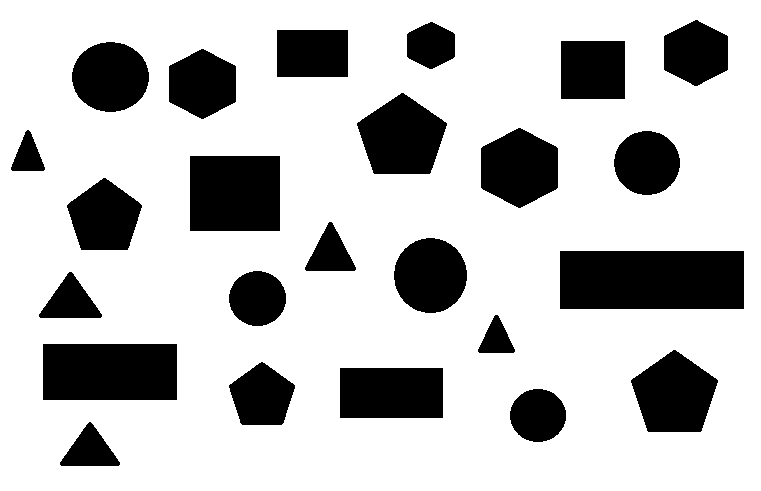
#> input picture images/shape-patterns.png, 761 x 491 px
$ python -i segmentations.py   (imports and definitions only)
#> lines starting #> are read from the running program, lines starting #| are printed output that depends on the picture; after the words box and inside, x2 and y2 are one past the last pixel; in counts of white or black regions, pixels touching at a corner belong together
#> further down, picture is the input picture: shape (491, 761, 3); 76% white; 24 black regions, largest, box (x1, y1, x2, y2) and area: (560, 251, 744, 309) 10672, (43, 344, 177, 400) 7504, (190, 156, 280, 231) 6750
### src/core/fft.py
import numpy as np
import cv2


def fft_filter(gray: np.ndarray, filter: np.ndarray) -> np.ndarray:
    if len(gray.shape) != 2:
        raise ValueError()
    fft = np.fft.fft2(np.float32(gray))
    fft_shift = np.fft.fftshift(fft)
    fft_ishift = np.fft.ifftshift(fft_shift * filter)
    ifft = np.fft.ifft2(fft_ishift)
    return np.uint8(cv2.magnitude(ifft.real, ifft.imag))
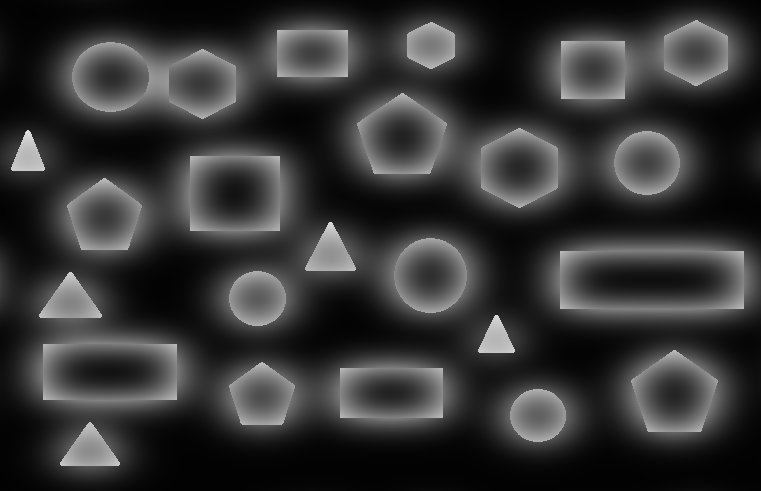
#> returned value: shape (491, 761); min 2, max 224, mean 52.5

### src/core/filters.py
import functools
import typing

import numpy as np


@functools.cache
def inverse_gaussian_2d_filter(shape: typing.Tuple[int], radius: int) -> np.ndarray:
    return 1 - gaussian_2d_filter(shape, radius)


def gaussian_2d_filter(shape: typing.Tuple[int], radius: int) -> np.ndarray:
    h, w = shape[:2]
    cy, cx = h/2, w/2
    X, Y = np.meshgrid(np.linspace(1, w, w), np.linspace(1, h, h))
    return np.exp(-(np.power(X-cx, 2)+np.power(Y-cy, 2)) / (2*np.power(radius, 2)))

### src/core/segmentations.py
import collections

import numpy as np
import cv2

from .filters import inverse_gaussian_2d_filter
from .fft import fft_filter


STRUCTURING_ELEMENT = cv2.getStructuringElement(cv2.MORPH_ELLIPSE, (7, 7))


def by_saturation(image: np.ndarray) -> np.ndarray:
    gray_img = cv2.split(cv2.cvtColor(image, cv2.COLOR_BGR2HSV))[1]
    bin_img = cv2.threshold(
        gray_img, 0, 255, cv2.THRESH_BINARY + cv2.THRESH_OTSU)[-1]
    bin_img = cv2.morphologyEx(bin_img, cv2.MORPH_OPEN, STRUCTURING_ELEMENT)
    bin_img = cv2.morphologyEx(bin_img, cv2.MORPH_CLOSE, STRUCTURING_ELEMENT)
    return bin_img


def by_edge_detection(image: np.ndarray) -> np.ndarray:
    gray_img = cv2.cvtColor(image, cv2.COLOR_BGR2GRAY)
    gray_img = fft_filter(gray_img, inverse_gaussian_2d_filter(gray_img.shape, 5))
    bin_img = cv2.threshold(
        gray_img, 0, 255, cv2.THRESH_BINARY + cv2.THRESH_OTSU)[-1]
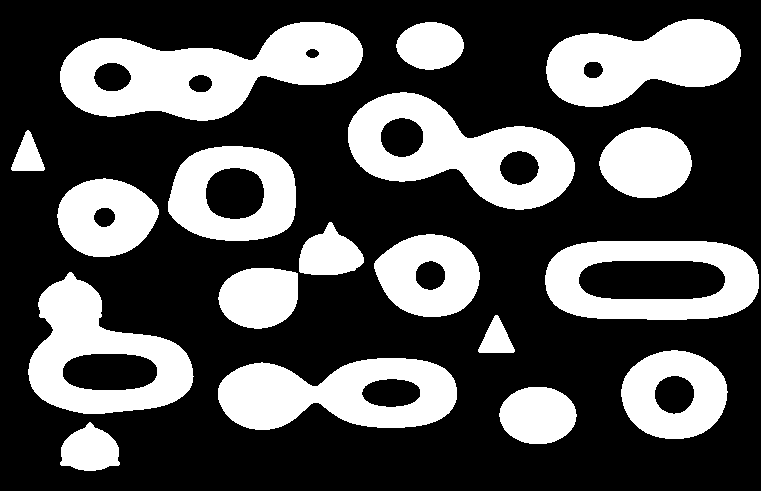
#> bin_img: shape (491, 761); 32.4% white; 18 white regions, largest, box (x1, y1, x2, y2) and area: (60, 22, 363, 121) 16761, (348, 92, 575, 210) 13241, (218, 358, 457, 430) 11585
    bin_img = cv2.morphologyEx(bin_img, cv2.MORPH_OPEN, STRUCTURING_ELEMENT)
#> bin_img: shape (491, 761); 32.3% white; 18 white regions, largest, box (x1, y1, x2, y2) and area: (60, 22, 363, 121) 16760, (348, 92, 575, 210) 13240, (218, 358, 457, 430) 11585
    bin_img = cv2.morphologyEx(bin_img, cv2.MORPH_CLOSE, STRUCTURING_ELEMENT)
#> bin_img: shape (491, 761); 32.4% white; 17 white regions, largest, box (x1, y1, x2, y2) and area: (60, 22, 363, 121) 16761, (348, 92, 575, 210) 13241, (218, 358, 457, 430) 11587
    bin_img = _remove_border_elements(bin_img)
    contours = cv2.findContours(
        bin_img, cv2.RETR_EXTERNAL, cv2.CHAIN_APPROX_SIMPLE)[-2]
    out_img = np.zeros_like(bin_img)
    cv2.drawContours(out_img, contours, -1, 255, -1)
    return out_img


def _remove_border_elements(bin_image: np.ndarray) -> np.ndarray:
    q = collections.deque()
    h, w = bin_image.shape[:2]
#> h = 491; w = 761
    for x in range(w):
        q.append((0, x))
        q.append((h-1, x))
    for y in range(h):
        q.append((y, 0))
        q.append((y, w-1))
    while q:
        y, x = q.popleft()
        _remove_border_elements_util(bin_image, y, x)
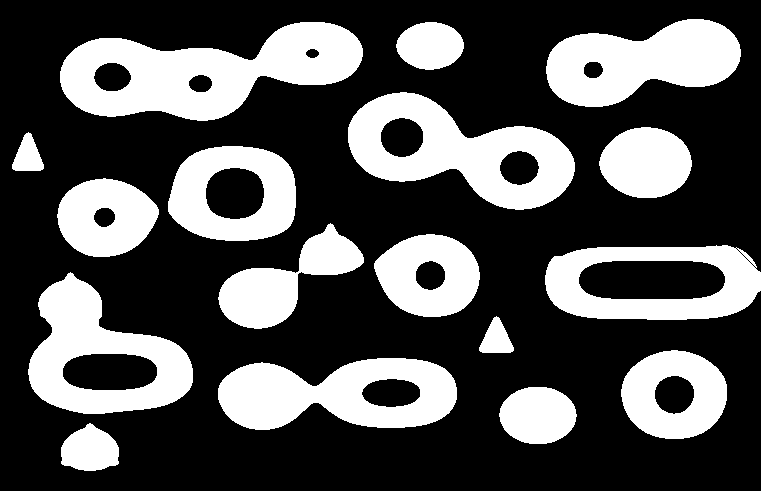
#> bin_image: shape (491, 761); 32.1% white; 17 white regions, largest, box (x1, y1, x2, y2) and area: (60, 22, 363, 121) 16761, (348, 92, 575, 210) 13241, (218, 358, 457, 430) 11587
    return bin_image


def _remove_border_elements_util(mat: np.ndarray, y: int, x: int):
    if not _check_indicies(mat, y, x):
        return
    if not mat[y, x]:
        return
    mat[y, x] = 0
    for dy, dx in ((-1, -1), (-1, 0), (-1, 1), (0, -1), (0, 1), (1, -1), (1, 0), (1, 1)):
        _remove_border_elements_util(mat, y+dy, x+dx)


#> (the run stopped early here; a loop or call above may not have finished)
